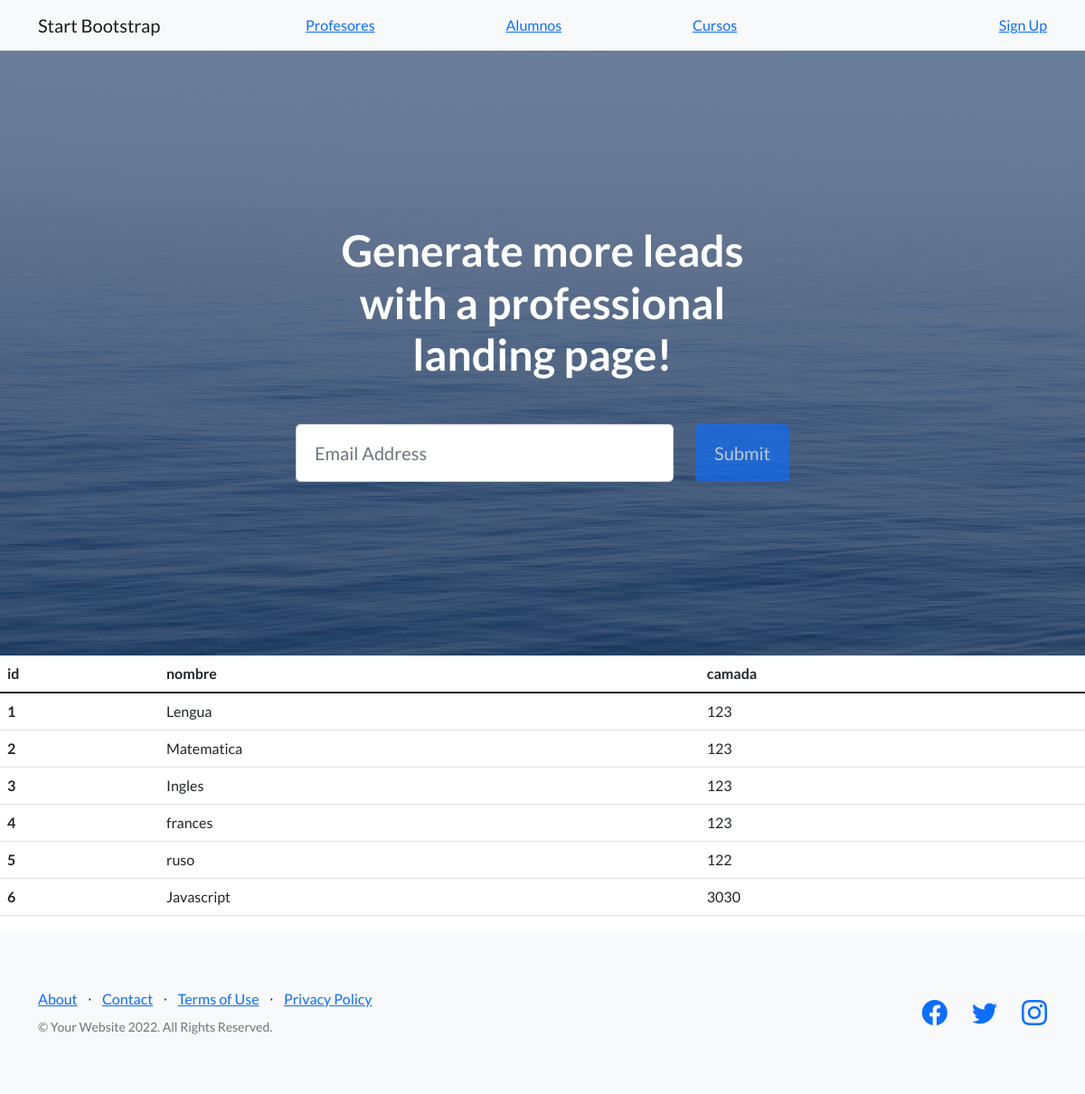
The page /app_coder/cursos on the database its author committed.
### app_coder/models.py (models this page shows)
class Curso (models.Model):
    nombre = models.CharField(max_length=40)
    camada = models.IntegerField()

### app_coder/views.py (the view)
def cursos (request):
    cursos = Curso.objects.all()
    dicc = {"cursos" : cursos}
    plantilla = loader.get_template ("cursos.html")
    documento = plantilla.render (dicc)
    return HttpResponse(documento)

### app_coder/template/cursos.html
{% extends "padre.html" %}
{% load static %}
{% block contenido %}
    <table class="table">
        <thead>
          <tr>
            <th scope="col">id</th>
            <th scope="col">nombre</th>
            <th scope="col">camada</th>
           </tr>
        </thead>
        <tbody>
            {% for n in cursos %}
            <tr>
                <th scope="row">{{n.id}}</th>
                <td>{{n.nombre}}</td>
                <td>{{n.camada}}</td>
            </tr>
            {% endfor %}
        </tbody>
      </table>
{% endblock %}

### app_coder/template/padre.html (shortened to what this page needs)
<!DOCTYPE html>
<html lang="en">
    <head>
        {% load static %}
        <link href="https://cdn.jsdelivr.net/npm/bootstrap-icons@1.5.0/font/bootstrap-icons.css" rel="stylesheet" type="text/css" />
        <link href="{% static 'app_coder/css/styles.css' %}" rel="stylesheet" />
    </head>
    <body>
        <nav class="navbar navbar-light bg-light static-top">
            <div class="container">
                <a class="navbar-brand" href="#!">Start Bootstrap</a>
                <a class="" href="{% url 'profesores' %}">Profesores</a>
                <a class="" href="{% url 'alumnos' %}">Alumnos</a>
                <a class="" href="{% url 'cursos' %}">Cursos</a>
                <a class="" href="#signup">Sign Up</a>
            </div>
        </nav>
        <header class="masthead">
            <div class="container position-relative">
                <div class="row justify-content-center">
                    <div class="col-xl-6">
                        <div class="text-center text-white">
                            <h1 class="mb-5">Generate more leads with a professional landing page!</h1>
                            <form class="form-subscribe" id="contactForm" data-sb-form-api-token="API_TOKEN">
                                <div class="row">
                                    <div class="col">
                                        <input class="form-control form-control-lg" id="emailAddress" type="email" placeholder="Email Address" data-sb-validations="required,email" />
                                    </div>
                                    <div class="col-auto"><button class="btn btn-primary btn-lg disabled" id="submitButton" type="submit">Submit</button></div>
                                </div>
                            </form>
                        </div>
                    </div>
                </div>
            </div>
        </header>
        {% block contenido %}
        {% endblock %}
        <footer class="footer bg-light">
            <div class="container">
                <div class="row">
                    <div class="col-lg-6 h-100 text-center text-lg-start my-auto">
                        <ul class="list-inline mb-2">
                            <li class="list-inline-item"><a href="#!">About</a></li>
                            <li class="list-inline-item">⋅</li>
                            <li class="list-inline-item"><a href="#!">Contact</a></li>
                            <li class="list-inline-item">⋅</li>
                            <li class="list-inline-item"><a href="#!">Terms of Use</a></li>
                            <li class="list-inline-item">⋅</li>
                            <li class="list-inline-item"><a href="#!">Privacy Policy</a></li>
                        </ul>
                        <p class="text-muted small mb-4 mb-lg-0">&copy; Your Website 2022. All Rights Reserved.</p>
                    </div>
                    <div class="col-lg-6 h-100 text-center text-lg-end my-auto">
                        <ul class="list-inline mb-0">
                            <li class="list-inline-item me-4">
                                <a href="#!"><i class="bi-facebook fs-3"></i></a>
                            </li>
                            <li class="list-inline-item me-4">
                                <a href="#!"><i class="bi-twitter fs-3"></i></a>
                            </li>
                            <li class="list-inline-item">
                                <a href="#!"><i class="bi-instagram fs-3"></i></a>
                            </li>
                        </ul>
                    </div>
                </div>
            </div>
        </footer>
    </body>
</html>

### rows shown on the page
Curso: id "1", nombre "Lengua", camada "123"
Curso: id "2", nombre "Matematica", camada "123"
Curso: id "3", nombre "Ingles", camada "123"
Curso: id "4", nombre "frances", camada "123"
Curso: id "5", nombre "ruso", camada "122"
Curso: id "6", nombre "Javascript", camada "3030"
